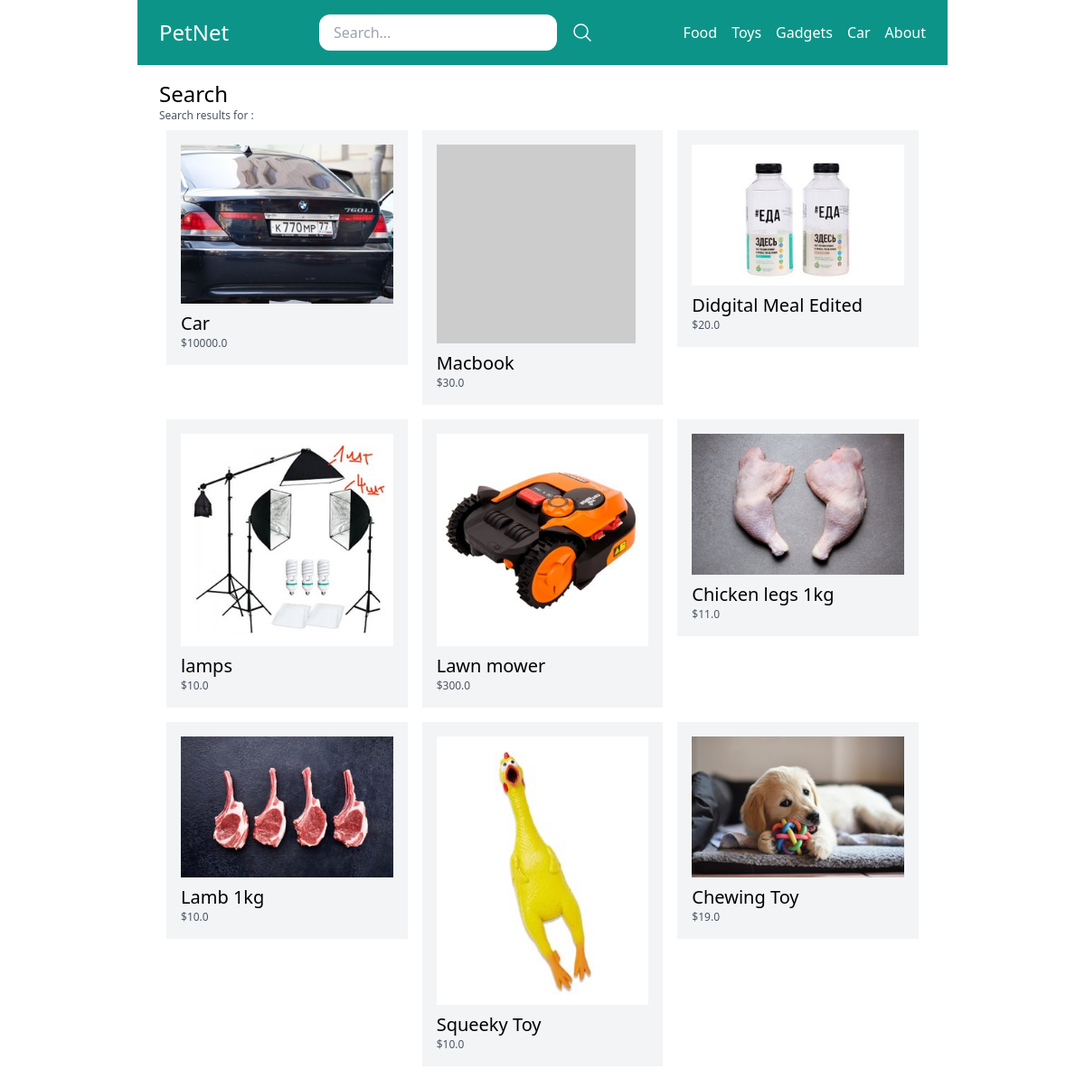
The app's page /search/ with its own data.
### store/models.py (models this page shows, shortened)
class Category(models.Model):
    title = models.CharField(max_length=50)
    slug = models.SlugField(max_length=50)
    class Meta:
        verbose_name_plural = 'Categories'

class Product(models.Model):
    DRAFT = 'draft'
    WAITING_APPROVAL = 'waitingapproval'
    ACTIVE = 'active'
    DELETED = 'deleted'
    STATUS_CHOICES = (
        (DRAFT, 'Draft'),
        (WAITING_APPROVAL, 'Waiting approval'),
        (ACTIVE, 'Active'),
        (DELETED, 'Deleted'),
    )
    user = models.ForeignKey(User, related_name='products', on_delete=models.CASCADE)
    category = models.ForeignKey(Category, related_name='products', on_delete=models.CASCADE)
    title = models.CharField(max_length=50)
    slug = models.SlugField(max_length=50)
    description = models.TextField(blank=True)
    price = models.IntegerField()
    image = models.ImageField(upload_to='uploads/product_images', blank=True, null=True)
    thumbnail = models.ImageField(upload_to='uploads/product_images/thumbnails', blank=True, null=True)
    created_at = models.DateTimeField(auto_now_add=True)
    update_at = models.DateTimeField(auto_now=True)
    status = models.CharField(max_length=60, choices=STATUS_CHOICES, default=ACTIVE)
    class Meta:
        ordering = ('-created_at',)
    def get_display_price(self):
        return self.price / 100
    def get_thumbnail(self):
        if self.thumbnail:
            return self.thumbnail.url
        else:
            if self.image:
                self.thumbnail = self.make_thumbnail(self.image)
                self.save()
                return self.thumbnail.url
            else:
                return 'http://placehold.it/220x220'

### store/views.py (the view)
# urls.py: path('search/', views.search, name='search'),
def search(request):
    query = request.GET.get('query', '')
    products = Product.objects.filter(status=Product.ACTIVE).filter(Q(title__icontains=query) | Q(description__icontains=query))
    return render(request, 'store/search.html', {
        'query': query,
        'products':products
    })

### store/templatetags/menu.py (called while the page is built)
@register.inclusion_tag('core/menu.html')
def menu():
    categories = Category.objects.all()
    return {'categories': categories}

### store/templates/store/search.html (shortened to what this page needs)
{% extends 'core/base.html' %}
{% block content %}
   <h1 class="text-2xl">Search</h1>
   <h2 class="text-xs text-gray-600"> Search results for {{ query }}:</h2>
     {% if products %}
          {% include 'store/partials/products.html'%}
     {% else %}
        <p>There are no products matching this query!</p>
     {% endif %}
{% endblock %}

### core/templates/core/menu.html
{% for category in categories %}
    <a href="{% url 'category_detail' category.slug %}" class="text-white">{{ category.title }}</a>
{% endfor %}
<a href="{% url 'about' %}" class="text-white">About</a>

### store/templates/store/partials/products.html
<div class="flex flex-wrap">
    {% for product in products %}
         <div class="product w-1/3 p-2">
              <div class=" p-4 bg-gray-100">
                   <a href="{% url 'product_detail' product.category.slug product.slug %}">
                         <div class="image mb-2">
                              <img src="{{ product.get_thumbnail }}" alt="Image of {{ product.title }}">
                         </div>
                        <h2 class="text-xl">{{ product.title }}</h2>
                        <p class="text-xs text-gray-600">${{product.get_display_price}}</p>
                   </a>
              </div>
         </div>
    {% endfor %}
</div>

### records on screen
Category: title "Food"
Category: title "Toys"
Category: title "Gadgets"
Category: title "Car"
Product: get_thumbnail (picture), title "Car", get_display_price "10000.0"
Product: title "Macbook", get_display_price "30.0"
Product: get_thumbnail (picture), title "Didgital Meal Edited", get_display_price "20.0"
Product: get_thumbnail (picture), title "lamps", get_display_price "10.0"
Product: get_thumbnail (picture), title "Lawn mower", get_display_price "300.0"
Product: get_thumbnail (picture), title "Chicken legs 1kg", get_display_price "11.0"
Product: get_thumbnail (picture), title "Lamb 1kg", get_display_price "10.0"
Product: get_thumbnail (picture), title "Squeeky Toy", get_display_price "10.0"
Product: get_thumbnail (picture), title "Chewing Toy", get_display_price "19.0"
